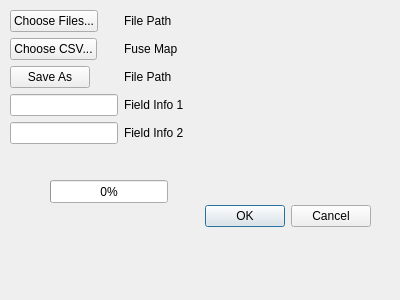
<?xml version="1.0" encoding="UTF-8"?>
<ui version="4.0">
 <class>Window</class>
 <widget class="QDialog" name="Window">
  <property name="geometry">
   <rect>
    <x>0</x>
    <y>0</y>
    <width>400</width>
    <height>300</height>
   </rect>
  </property>
  <property name="windowTitle">
   <string>Example PACCAR Validator</string>
  </property>
  <widget class="QDialogButtonBox" name="buttonBox">
   <property name="geometry">
    <rect>
     <x>30</x>
     <y>200</y>
     <width>341</width>
     <height>32</height>
    </rect>
   </property>
   <property name="orientation">
    <enum>Qt::Horizontal</enum>
   </property>
   <property name="standardButtons">
    <set>QDialogButtonBox::Cancel|QDialogButtonBox::Ok</set>
   </property>
   <property name="centerButtons">
    <bool>false</bool>
   </property>
  </widget>
  <widget class="QWidget" name="formLayoutWidget">
   <property name="geometry">
    <rect>
     <x>10</x>
     <y>10</y>
     <width>341</width>
     <height>154</height>
    </rect>
   </property>
   <layout class="QFormLayout" name="formLayout">
    <property name="horizontalSpacing">
     <number>6</number>
    </property>
    <item row="0" column="0">
     <widget class="QPushButton" name="pick_excel">
      <property name="text">
       <string>Choose Files...</string>
      </property>
     </widget>
    </item>
    <item row="2" column="0">
     <widget class="QPushButton" name="output_pick">
      <property name="text">
       <string>Save As</string>
      </property>
     </widget>
    </item>
    <item row="2" column="1">
     <widget class="QLabel" name="save_path">
      <property name="text">
       <string>File Path</string>
      </property>
     </widget>
    </item>
    <item row="4" column="0">
     <widget class="QLineEdit" name="value_1">
      <property name="maximumSize">
       <size>
        <width>150</width>
        <height>150</height>
       </size>
      </property>
      <property name="maxLength">
       <number>150</number>
      </property>
     </widget>
    </item>
    <item row="4" column="1">
     <widget class="QLabel" name="in_label_1">
      <property name="text">
       <string>Field Info 1</string>
      </property>
     </widget>
    </item>
    <item row="5" column="0">
     <widget class="QLineEdit" name="value_2"/>
    </item>
    <item row="5" column="1">
     <widget class="QLabel" name="in_label_2">
      <property name="text">
       <string>Field Info 2</string>
      </property>
     </widget>
    </item>
    <item row="0" column="1">
     <widget class="QLabel" name="excel_path">
      <property name="text">
       <string>File Path</string>
      </property>
     </widget>
    </item>
    <item row="1" column="0">
     <widget class="QPushButton" name="input_csv">
      <property name="text">
       <string>Choose CSV...</string>
      </property>
     </widget>
    </item>
    <item row="1" column="1">
     <widget class="QLabel" name="csv_path">
      <property name="text">
       <string>Fuse Map</string>
      </property>
     </widget>
    </item>
   </layout>
  </widget>
  <widget class="QProgressBar" name="progress_bar">
   <property name="enabled">
    <bool>true</bool>
   </property>
   <property name="geometry">
    <rect>
     <x>50</x>
     <y>180</y>
     <width>118</width>
     <height>23</height>
    </rect>
   </property>
   <property name="autoFillBackground">
    <bool>false</bool>
   </property>
   <property name="value">
    <number>0</number>
   </property>
   <property name="textVisible">
    <bool>true</bool>
   </property>
  </widget>
 </widget>
 <resources/>
 <connections>
  <connection>
   <sender>buttonBox</sender>
   <signal>accepted()</signal>
   <receiver>Window</receiver>
   <slot>accept()</slot>
   <hints>
    <hint type="sourcelabel">
     <x>248</x>
     <y>254</y>
    </hint>
    <hint type="destinationlabel">
     <x>157</x>
     <y>274</y>
    </hint>
   </hints>
  </connection>
  <connection>
   <sender>buttonBox</sender>
   <signal>rejected()</signal>
   <receiver>Window</receiver>
   <slot>reject()</slot>
   <hints>
    <hint type="sourcelabel">
     <x>316</x>
     <y>260</y>
    </hint>
    <hint type="destinationlabel">
     <x>286</x>
     <y>274</y>
    </hint>
   </hints>
  </connection>
 </connections>
</ui>
